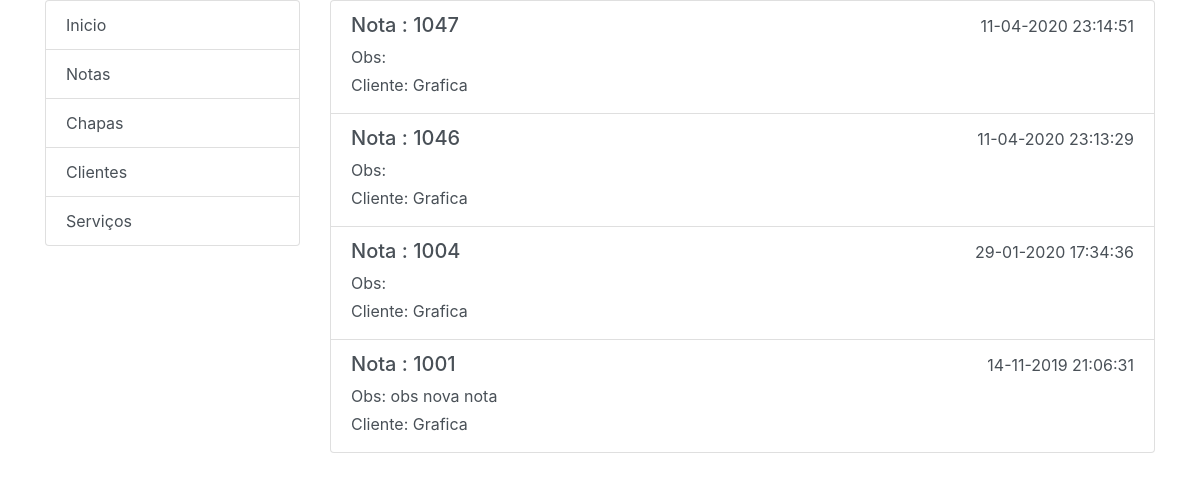
The page /lista_notas_cliente/2 on the database as committed earlier.
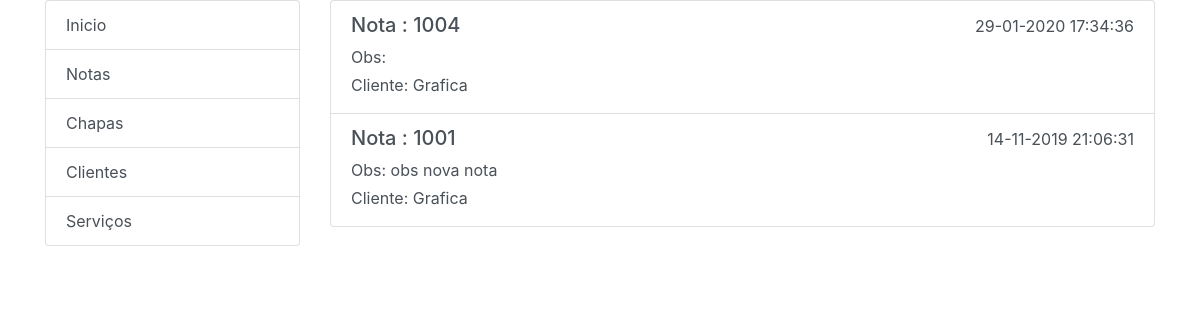
The same page on the database as committed later.
### core/models.py (models this page shows, shortened)
class Nota(models.Model):
    desconto = models.FloatField('Desconto', null=True, blank=False,default=0)
    numero = models.IntegerField('Numero Nota',null=True,blank=False,default=0)
    created_at = models.DateTimeField('Criado em', auto_now_add=True, null=True)
    uploaded_at = models.DateTimeField('Atualizado em', auto_now=True, null=True)
    obs = models.TextField('Observações', null=True, blank=True)
    servico = models.ManyToManyField(Servico, through='GrupoNotaServico', null=True)
    STATUS_CHOICE = (
        (0, 'Em aberto'),
        (1, 'Pago'),
    )
    status = models.IntegerField('Situação', choices=STATUS_CHOICE, default=0, blank=True)
    @property
    def numero(self):
        return (self.id + 1000)
    def get_absolute_url(self):
        return reverse(
            'nota_especifica',
            args=[self.id]
    )
    class Meta:
        verbose_name = "Nota"
        verbose_name_plural = "Notas"
        ordering = ['-created_at']

class Servico(models.Model):
    nome = models.CharField('Nome Serviço', max_length=200)
    cliente = models.ForeignKey(Cliente, verbose_name='Cliente', related_name='clientes',on_delete=models.PROTECT)
    chapa = models.ForeignKey(Chapa, verbose_name='Chapa', related_name='servico', on_delete=models.PROTECT)
    quantidade = models.IntegerField('Quantidade',null=False)
    created_at = models.DateTimeField('Criado em', auto_now_add=True, null=True)
    uploaded_at = models.DateTimeField('Atualizado em', auto_now=True, null=True)
    class Meta:
        verbose_name = "Servico"
        verbose_name_plural = "Servicos"
        ordering = ['-created_at']

class Cliente(models.Model):
    nome = models.CharField('* Nome / Empresa',max_length=200)
    email = models.EmailField('* Email',max_length=100,null=True,blank=True)
    telefone = models.CharField('* Fone',max_length=20,null=True,blank=True)
    cnpj = models.CharField('CNPJ',max_length=40,null=True,blank=True)
    cpf = models.CharField('CPF',max_length=40,null=True,blank=True)
    rua = models.CharField('Rua',max_length=40,null=True,blank=True)
    bairro = models.CharField('Bairro',max_length=40,null=True,blank=True)
    numero = models.IntegerField('Numero',null=True,blank=True)
    cidade = models.CharField('Cidade',max_length=40,null=True,blank=True)
    estado = models.CharField('Estado',max_length=40,null=True,blank=True)
    cep = models.CharField('Cep',max_length=40,null=True,blank=True)
    created_at = models.DateTimeField('Criado em', auto_now_add=True,null=True)
    uploaded_at = models.DateTimeField('Atualizado em', auto_now=True,null=True)
    nota = models.ManyToManyField('Nota', through='GrupoClienteNota', null=True)
    def __str__(self):
        return self.nome
    class Meta:
        verbose_name = "Cliente"
        verbose_name_plural = "Clientes"
        ordering = ['-created_at']

### core/views.py (the view)
# urls.py: path('lista_notas_cliente/<int:id>', views.lista_notas_cliente, name='lista_notas_cliente'),
def lista_notas_cliente(request,id):
    cliente = Cliente.objects.get(pk=id)
    notas = Nota.objects.all()
    context = {}
    context['cliente'] = cliente
    context['notas'] = notas
    return render(request,'lista_notas_cliente.html',context)

### core/templates/lista_notas_cliente.html
{% extends "layout.html" %}
{% load static %}
{% block content %}
<div class="list-group">
    {% for nota in notas %}
        {% if nota.servico.first.cliente.id == cliente.id %}
            <a href="{{ nota.get_absolute_url }}" class="list-group-item list-group-item-action">
                <div class="d-flex w-100 justify-content-between">
                  <h5 class="mb-1">Nota : {{ nota.numero }}</h5>
                  <h5><small>{{ nota.created_at|date:"d-m-Y H:i:s"   }}</small></h5>
                </div>
                <p class="mb-1">Obs: {{ nota.obs }}</p>
                <p class="mb-1">Cliente: {{ nota.servico.first.cliente }}</p>
            </a>
        {% endif %}
    {% endfor %}
</div>
{% endblock %}

Rows that differ between the two databases and show on the page:
removed Nota: numero "1047", created_at "11-04-2020 23:14:51", servico.first.cliente "Grafica"
removed Nota: numero "1046", created_at "11-04-2020 23:13:29", servico.first.cliente "Grafica"
